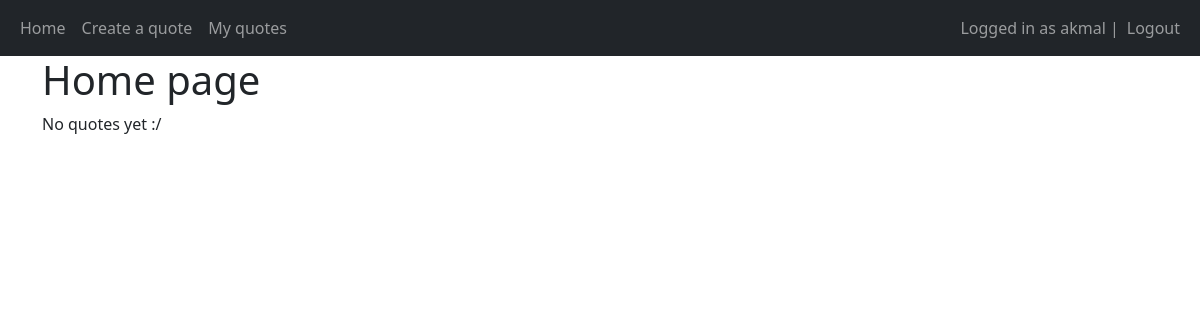
Page / (signed in) on the earlier database version.
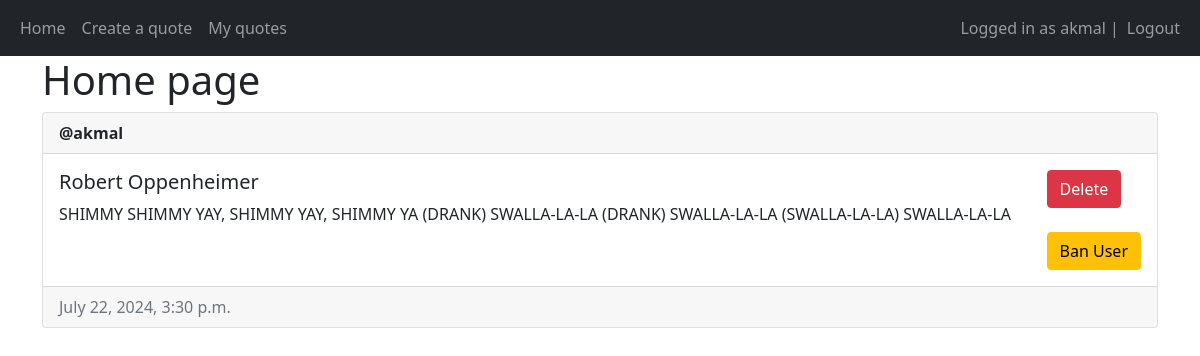
Same page on the later database version.
### main/models.py (models this page shows, shortened)
class Quote(models.Model):
    creator = models.ForeignKey(User, on_delete=models.CASCADE)
    author = models.CharField(max_length=100)
    text = models.TextField()
    created = models.DateTimeField(auto_now_add=True)
    updated = models.DateTimeField(auto_now=True)

### main/views.py (the view, shortened to what this page needs)
# urls.py: 2. Add a URL to urlpatterns:  path('', views.home, name='home')
@login_required(login_url="/login/")
def home(request):
    quotes = Quote.objects.all()
    return render(request, 'main/home.html', {'quotes':quotes})

### main/templates/main/home.html (shortened to what this page needs)
{% extends 'main/base.html' %}
{% block content %}
    <h1>Home page</h1>
    {% for quote in quotes %}
        <div class="card mt-2">
            <div class="card-header">
                <strong>@{{ quote.creator.username }}</strong>
            </div>
            <div class="card-body d-flex flex-row justify-content-between">
                <div>
                    <h5 class="card-title">{{ quote.author }}</h5>
                    <p>{{ quote.text }}</p>
                </div>
                <div>
                    {% if user == quote.creator or perms.main.delete_quote %}
                        <form method="POST">
                            <button type="submit" class="btn btn-danger" value="{{ quote.id }}" name="quote-id">Delete</button>
                        </form>
                    {% endif %}
                    <br>
                    {% if user.is_staff %}
                        <form method="POST">
                            <button type="submit" class="btn btn-warning" value="{{ quote.creator.id }}" name="user-id">Ban User</button>
                        </form>
                    {% endif %}
                </div>
            </div>
            <div class="card-footer text-muted">
                {{ quote.created }}
            </div>
        </div>
        {% empty %}
            <p>No quotes yet :/</p>
    {% endfor %}
{% endblock %}

Differences in the rows shown:
added Quote: creator.username "akmal", author "Robert Oppenheimer", text "SHIMMY SHIMMY YAY, SHIMMY YAY, SHIMMY YA (DRANK) SWALLA-LA-LA (DRANK) SWALLA-LA-LA (SWALLA-LA-LA) SWALLA-LA-LA", {{ quote.id }} 1 (drawn), created "July 22, 2024, 3:30 p.m."
Other differences:
text no longer shown: "No quotes yet :/"
